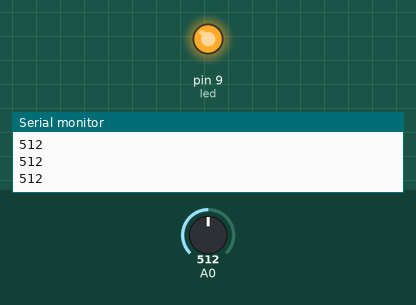
Simulated run of this sketch. Board: Arduino Uno, built with avr-gcc and run on an emulated ATmega328P. Shown: output pins drawn as LEDs (lit = HIGH), the last lines printed to the serial monitor. Inputs (shaded band) come from the test bench; at power-on: A0 = 512.

Above: at 1.2 s.
1.3 s: A0 set to 211
2.8 s: A0 set to 187
At 3.2 s:
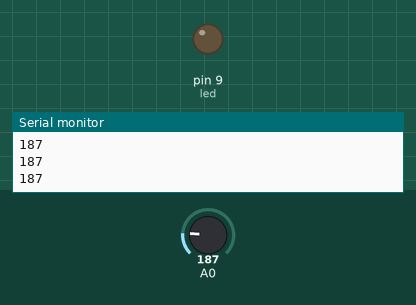
4.3 s: A0 set to 210
At 5.5 s:
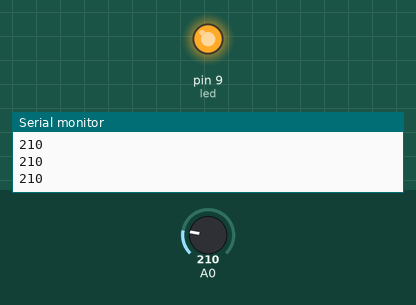
5.8 s: A0 set to 190
At 6.7 s:
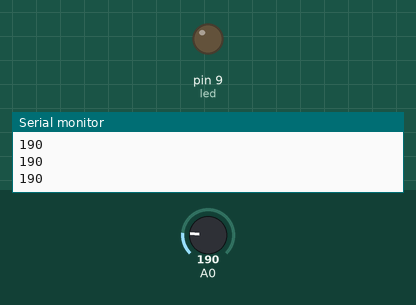
Timing chart, 0 to 8.3 s (numbered marks = the images above; inputs shaded):
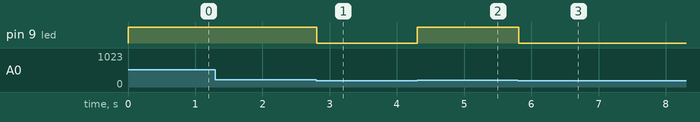

The sketch:

practice_sept19.ino
```cpp
int led = 9;
int brightness;

void setup() {
  // put your setup code here, to run once:
  Serial.begin(9600);
  pinMode(led, OUTPUT);
}

void loop() {
  // put your main code here, to run repeatedly:
  int lightsensor = analogRead(A0);
  Serial.println(lightsensor);
  if(lightsensor < 200) {
    digitalWrite(led, LOW);
  }
  else {
    digitalWrite(led, HIGH);
  }
}
```

Measured:
- the behaviour switches between 200 and 199 on A0 (found by bisection; images 0 and 1)
- after the input at 2.8 s, pin 9 (led): HIGH → LOW at once
- after the input at 4.3 s, pin 9 (led): LOW → HIGH at once
- after the input at 5.8 s, pin 9 (led): HIGH → LOW at once
